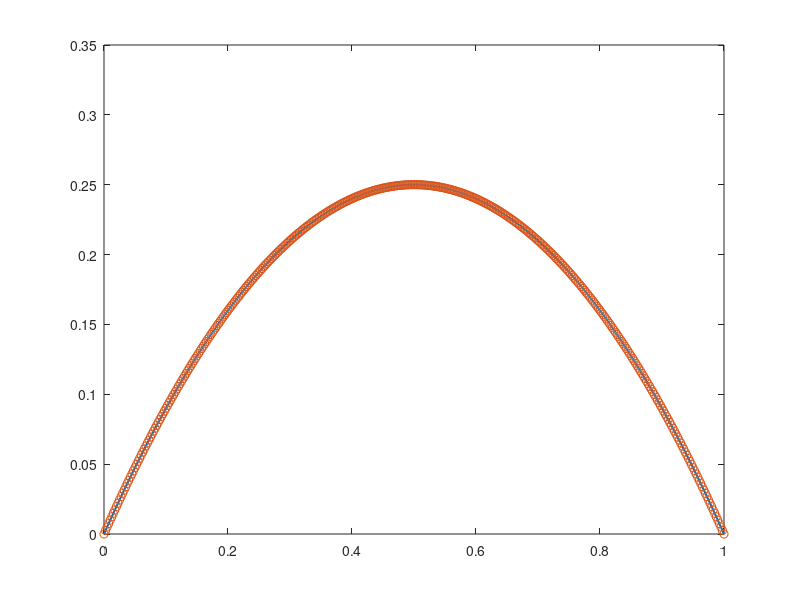
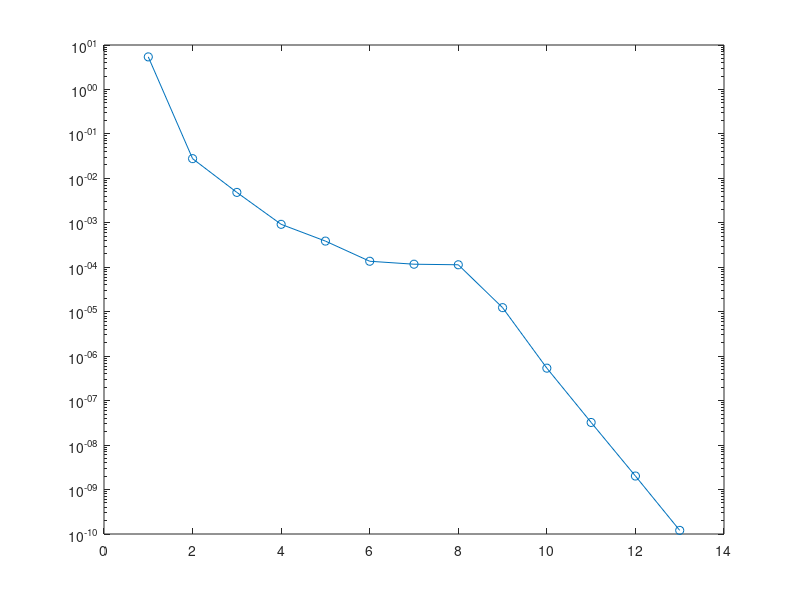

Reproduce these figures in MATLAB, in order.
%%%%%%%%%%%%%%%%%%%%%%%%%%%%%%%%%%%%%%%%%%%%%%%%%%%%%%%%%%%%%%
% 04/29/2023, Zhichao Peng, MSU;
% Pengliang Yang, HIT, adapted for speed (matrix-free and vectorization)
% This is a demo code to demonstrate how to use WaveHoltz
% to convert a time-domain solver to a frequency-domain one.
%
% 1D Wave/Maxwell equation:
% iω(Ez) = ∂ₓHy - J
% iω(Hy) = ∂ₓEz
% with PEC boundary condition on [0,1] is considered.
% 
% The current source Js=omega*E_imag_exact(x)-2/omega is chosen 
% so that Ez = 0+ 1j x(1-x) is an exact solution.
%
% We use the EM-WaveHoltz to compute the imaginary part of 
% the exact solution.
%%%%%%%%%%%%%%%%%%%%%%%%%%%%%%%%%%%%%%%%%%%%%%%%%%%%%%%%%%%%%%
function WaveHoltz
global omega
global dt
global Nt
global N
global x
global PI_0
global h
   
% Step 1: set up of the problem
%==================================
omega = 25.5;
N_mesh = 400;
N = N_mesh+1;
x = linspace(0.,1.,N)';
h = 1./N_mesh;

% Step 2: set up the spatial discretization
%===========================================
N_period = 10;% evolve for N periods in the time domain
time_final = 2.0*pi/omega;%*N_period;
CFL = 0.99;
dt = CFL*h;% time step size
Nt =ceil(time_final/dt);
dt = time_final/Nt;

% Step 3: define the lienar operator for the WaveHoltz
%=======================================================
PI_0 = time_domain_evolution(zeros(N,1));% compute PI 0
E_imag_true = E_imag_exact(x);% manufacture the exact solution
E_imag_sol = zeros(N, 1);%initialize solution with 0

% Use CG to solve the linear problem (I-S)v=Π0. The solution gives us the imaginary part of the frequency-domain solution
rel_tol = 1e-10;
max_iter = 200;
tic;
[E_imag_sol,flag_cg,relres,iter,history_cg] = pcg(@ImS,PI_0,rel_tol,max_iter,[],[],E_imag_sol);
toc;

% Print error
fprintf("l-inf error: %e\n",norm(E_imag_true-E_imag_sol,Inf));

% Visulize the solution
figure(1)
plot(x,E_imag_true,'-','Linewidth',1.5);
hold on
plot(x,E_imag_sol,'o');

% Convergence history
figure(2)
semilogy(history_cg,'-o');

end

% Imaginary part of the exact solution
%====================================
function res = E_imag_exact(x)
    res = x.*(1.-x);
end

% Define the source function so that E_exact_imaginary will
% be a solution with PEC boundary conditions
%==============================================
function res = Js(x)
    global omega
    res = omega*E_imag_exact(x)-2/omega;
end

% evolve the time-domain equations for multiple periods
%=====================================================
function E_integral = time_domain_evolution(E_initial)
    global omega
    global dt
    global Nt
    global N
    global h
    global x

    % initial conditions
    H = zeros(N-1,1);
    E = E_initial;
    H = H - 0.5*dt*(E(2:N) - E(1:N-1))/h;    % backward half step evolution for H

    % integral term
    stepsize = 2/Nt;
    eta = 0.5;
    E_integral = E*stepsize*eta*0.75;

    % time evolution
    time = 0.0;
    eta  = 1.0;
    for i = 1:Nt
        H = H + dt*(E(2:N) - E(1:N-1))/h;
        E(2:N-1) = E(2:N-1) + dt*((H(2:N-1)-H(1:N-2))/h-sin(omega*(time+0.5*dt))*Js(x(2:N-1)));
        
        time = time+dt;
        if(i==Nt) eta = 0.5; end
        E_integral = E_integral+E*stepsize*eta*(cos(omega*time)-0.25);
    end
end

% Operator (I-S)v = (I-Π)v + Π0
%===============================
function res = ImS(v)
    % use time domain simulation to compute Πv
    global PI_0;
    PI_v = time_domain_evolution(v);
    res = v-PI_v+PI_0;
end
